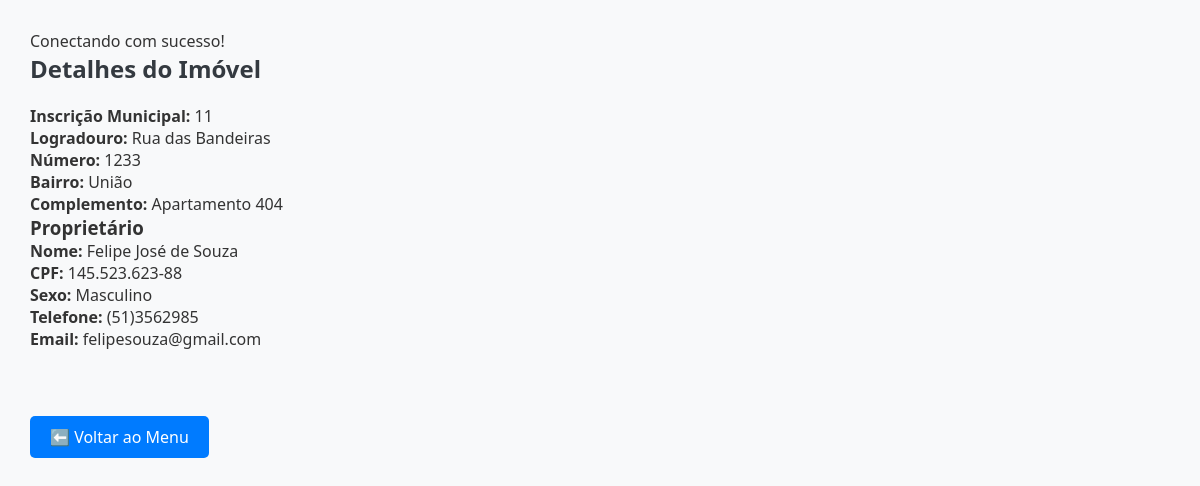
/imoveis/detalhes_imovel.php?id=11 (signed in), run on the app's committed database.
### tables this page shows
CREATE TABLE `imoveis` (
  `inscricao_municipal` int(11) NOT NULL,
  `logradouro` varchar(255) NOT NULL,
  `numero` varchar(100) NOT NULL,
  `bairro` varchar(100) NOT NULL,
  `complemento` varchar(100) DEFAULT NULL,
  `id_contribuinte` int(11) NOT NULL
);

CREATE TABLE `pessoas` (
  `id` int(11) NOT NULL,
  `nome` varchar(100) NOT NULL,
  `data_nascimento` date NOT NULL,
  `cpf` varchar(14) NOT NULL,
  `sexo` enum('Feminino','Masculino','Outro') NOT NULL,
  `telefone` varchar(20) DEFAULT NULL,
  `email` varchar(100) DEFAULT NULL
);

### imoveis/detalhes_imovel.php (the view, shortened to what this page needs)
<?php
include '../conexao.php';
$inscricao = $_GET['id'];
$sql = "SELECT i.*, p.nome, p.cpf, p.sexo, p.telefone, p.email
        FROM imoveis i
        JOIN pessoas p ON i.id_contribuinte = p.id
        WHERE i.inscricao_municipal = ?";
$stmt = $conexao->prepare($sql);
$stmt->bind_param("i", $inscricao);
$stmt->execute();
$resultado = $stmt->get_result();
$imovel = $resultado->fetch_assoc();
?>
<!DOCTYPE html>
<html lang="pt-BR">
<head>
    <link rel="stylesheet" href="../css/detalhes.css">
</head>
<body>
    <h2>Detalhes do Imóvel</h2>
    <p><strong>Inscrição Municipal:</strong> <?= htmlspecialchars($imovel['inscricao_municipal']) ?></p>
    <p><strong>Logradouro:</strong> <?= htmlspecialchars($imovel['logradouro']) ?></p>
    <p><strong>Número:</strong> <?= htmlspecialchars($imovel['numero']) ?></p>
    <p><strong>Bairro:</strong> <?= htmlspecialchars($imovel['bairro']) ?></p>
    <p><strong>Complemento:</strong> <?= htmlspecialchars($imovel['complemento']) ?></p>
    <h3>Proprietário</h3>
    <p><strong>Nome:</strong> <?= htmlspecialchars($imovel['nome']) ?></p>
    <p><strong>CPF:</strong> <?= htmlspecialchars($imovel['cpf']) ?></p>
    <p><strong>Sexo:</strong> <?= htmlspecialchars($imovel['sexo']) ?></p>
    <p><strong>Telefone:</strong> <?= htmlspecialchars($imovel['telefone']) ?></p>
    <p><strong>Email:</strong> <?= htmlspecialchars($imovel['email']) ?></p>
    <br>
    <br><br>
    <a href="../dashboard.php" style="display: inline-block; padding: 10px 20px; background-color: #007bff; color: white; border-radius: 5px; text-decoration: none;">⬅️ Voltar ao Menu</a>
</body>
</html>

### css/detalhes.css (style rules this page uses)
* { margin: 0; padding: 0; box-sizing: border-box; }
body { font-family: 'Segoe UI', Tahoma, Geneva, Verdana, sans-serif; background-color: #f8f9fa; padding: 30px; color: #333; }
h2 { margin-bottom: 20px; color: #343a40; }
a { text-decoration: none; color: #007bff; transition: color 0.2s; }

### data on the page
imoveis: inscricao_municipal "11", logradouro "Rua das Bandeiras", numero "1233", bairro "União", complemento "Apartamento 404", id_contribuinte.nome "Felipe José de Souza", id_contribuinte.cpf "145.523.623-88", id_contribuinte.sexo "Masculino", id_contribuinte.telefone "(51)3562985", id_contribuinte.email "felipesouza@gmail.com"
